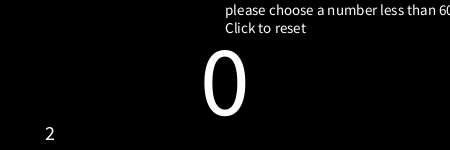
Frame 1 (no input)
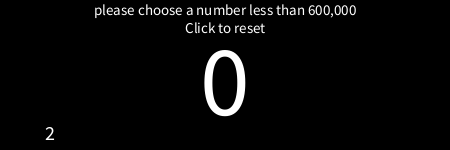
Frame 60 (the mouse pressed at the canvas centre just before this capture)
Frame 120 (the mouse held since frame 60 and released just before this capture): identical to frame 60, image omitted

The Processing sketch that drew these frames (run headless with seeded random() and noise(); from frame 60 on, the mouse is pressed at the canvas centre):

// Processing sketch: processing_174014
// ── processing_174014.pde

int[] prime;
int n = 100000;
int max = 1;
boolean r = true;

void setup(){
  size(450,150);
  background(0);
  
  prime = new int[n];
  prime[0] = 2;
  for(int i=1; i<n; i++){
    prime[i] = 3;
  }
  
  for (int i=3; prime[n-1]<4; i+=2){
    for(int m=1; m<sqrt(max)+1; m++){
      if ( (i%prime[m] == 0) && (r)){
        r = false;
      }
    }
    if(r){
      prime[max+1] = i;
      max++;
    }
    if(max<n-1){
      r=true;
    }
  }
  
  
  //printArray(prime);
  //println("these are the first "+n+" Prime Numbers: ");
/* for (int i = 0; i < n; i++){
    //print( prime[i] + ", ");
  }
  for(int i=3; i<100; i++){
    print(i + "(");
    for(int j=int(sqrt(i)+i/6); j>=0; j--){
      if (i%prime[j] == 0){
        print(" " + prime[j] + "," );
      }
    }
    println(")");
  }*/
  
}
int numberIn = 0;
void draw(){
  int f = 0;
  int[] rock = new int[10];
  background(0);
  fill(255);
  textSize(15);
  text("please choose a number less than 600,000\nClick to reset",width/2,15);
  textSize(100);
  textAlign(CENTER);
  text(numberIn, width/2, height/2+40);
  
  textSize(20);
  for(int j=int(sqrt(numberIn)+numberIn/6); j>=0; j--){//using the prime elements
    if (numberIn%prime[j] == 0){//does it accept division
      rock[f] = prime[j];
      f++;
      //print(f);
    }
    
  }
   for(int i=f; i>0; i--){
    text(rock[f-1],50*i,height-10);
    f--;
  }
  //rock = new int[f];
  //printArray(rock);
  f=0;
}
void keyPressed(){
   numberIn = numberIn * 10 + (key - 48);
   if(numberIn > 600000){
   numberIn = 600000;
   }
}
void mousePressed(){
  numberIn = 0;
}
